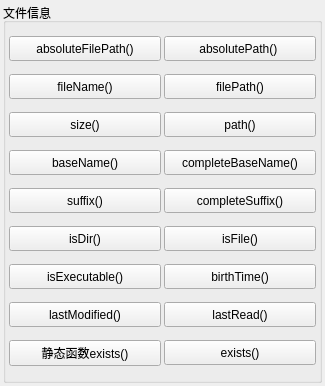
      <widget class="QWidget" name="pageFileInfo">
       <property name="geometry">
        <rect>
         <x>0</x>
         <y>0</y>
         <width>325</width>
         <height>386</height>
        </rect>
       </property>
       <attribute name="icon">
        <iconset>
         <normaloff>:/images/images/135.JPG</normaloff>:/images/images/135.JPG</iconset>
       </attribute>
       <attribute name="label">
        <string>QFileInfo类</string>
       </attribute>
       <layout class="QVBoxLayout" name="verticalLayout_5">
        <property name="spacing">
         <number>3</number>
        </property>
        <property name="leftMargin">
         <number>3</number>
        </property>
        <property name="topMargin">
         <number>3</number>
        </property>
        <property name="rightMargin">
         <number>3</number>
        </property>
        <property name="bottomMargin">
         <number>3</number>
        </property>
        <item>
         <widget class="QGroupBox" name="groupBox_6">
          <property name="title">
           <string>文件信息</string>
          </property>
          <layout class="QGridLayout" name="gridLayout_4">
           <property name="leftMargin">
            <number>3</number>
           </property>
           <property name="topMargin">
            <number>3</number>
           </property>
           <property name="rightMargin">
            <number>3</number>
           </property>
           <property name="bottomMargin">
            <number>3</number>
           </property>
           <property name="spacing">
            <number>3</number>
           </property>
           <item row="3" column="0">
            <widget class="QPushButton" name="pushButton_30">
             <property name="minimumSize">
              <size>
               <width>0</width>
               <height>25</height>
              </size>
             </property>
             <property name="toolTip">
              <string>The base name consists of all characters in the file up to (but not including) the first '.' character</string>
             </property>
             <property name="text">
              <string>baseName()</string>
             </property>
            </widget>
           </item>
           <item row="0" column="1">
            <widget class="QPushButton" name="pushButton_29">
             <property name="minimumSize">
              <size>
               <width>0</width>
               <height>25</height>
              </size>
             </property>
             <property name="toolTip">
              <string>Returns a file's path absolute path. This doesn't include the file name</string>
             </property>
             <property name="text">
              <string>absolutePath() </string>
             </property>
            </widget>
           </item>
           <item row="0" column="0">
            <widget class="QPushButton" name="pushButton_28">
             <property name="minimumSize">
              <size>
               <width>0</width>
               <height>25</height>
              </size>
             </property>
             <property name="toolTip">
              <string>Returns an absolute path including the file name</string>
             </property>
             <property name="text">
              <string>absoluteFilePath()</string>
             </property>
            </widget>
           </item>
           <item row="3" column="1">
            <widget class="QPushButton" name="pushButton_31">
             <property name="minimumSize">
              <size>
               <width>0</width>
               <height>25</height>
              </size>
             </property>
             <property name="toolTip">
              <string>The complete base name consists of all characters in the file up to (but not including) the last '.' character</string>
             </property>
             <property name="text">
              <string>completeBaseName()</string>
             </property>
            </widget>
           </item>
           <item row="6" column="0">
            <widget class="QPushButton" name="pushButton_42">
             <property name="minimumSize">
              <size>
               <width>0</width>
               <height>25</height>
              </size>
             </property>
             <property name="toolTip">
              <string>Returns true if this object points to a directory or to a symbolic link to a directory; otherwise returns false</string>
             </property>
             <property name="text">
              <string>isDir()</string>
             </property>
            </widget>
           </item>
           <item row="6" column="1">
            <widget class="QPushButton" name="pushButton_43">
             <property name="minimumSize">
              <size>
               <width>0</width>
               <height>25</height>
              </size>
             </property>
             <property name="toolTip">
              <string>Returns true if this object points to a file or to a symbolic link to a file</string>
             </property>
             <property name="text">
              <string>isFile()</string>
             </property>
            </widget>
           </item>
           <item row="7" column="0">
            <widget class="QPushButton" name="pushButton_35">
             <property name="minimumSize">
              <size>
               <width>0</width>
               <height>25</height>
              </size>
             </property>
             <property name="toolTip">
              <string>Returns true if the file is executable; otherwise returns false.</string>
             </property>
             <property name="text">
              <string>isExecutable()</string>
             </property>
            </widget>
           </item>
           <item row="8" column="0">
            <widget class="QPushButton" name="pushButton_36">
             <property name="minimumSize">
              <size>
               <width>0</width>
               <height>25</height>
              </size>
             </property>
             <property name="toolTip">
              <string>Returns the date and time when the file was last modified.</string>
             </property>
             <property name="text">
              <string>lastModified()</string>
             </property>
            </widget>
           </item>
           <item row="8" column="1">
            <widget class="QPushButton" name="pushButton_44">
             <property name="minimumSize">
              <size>
               <width>0</width>
               <height>25</height>
              </size>
             </property>
             <property name="toolTip">
              <string>Returns the date and time when the file was last read (accessed).</string>
             </property>
             <property name="text">
              <string>lastRead()</string>
             </property>
            </widget>
           </item>
           <item row="1" column="0">
            <widget class="QPushButton" name="pushButton_33">
             <property name="minimumSize">
              <size>
               <width>0</width>
               <height>25</height>
              </size>
             </property>
             <property name="toolTip">
              <string>Returns the name of the file, excluding the path.</string>
             </property>
             <property name="text">
              <string>fileName()</string>
             </property>
            </widget>
           </item>
           <item row="10" column="1">
            <widget class="QPushButton" name="pushButton_27">
             <property name="minimumSize">
              <size>
               <width>0</width>
               <height>25</height>
              </size>
             </property>
             <property name="toolTip">
              <string>Returns true if the file exists; otherwise returns false</string>
             </property>
             <property name="text">
              <string>exists()</string>
             </property>
            </widget>
           </item>
           <item row="4" column="0">
            <widget class="QPushButton" name="pushButton_39">
             <property name="minimumSize">
              <size>
               <width>0</width>
               <height>25</height>
              </size>
             </property>
             <property name="toolTip">
              <string>The suffix consists of all characters in the file after (but not including) the last '.'</string>
             </property>
             <property name="text">
              <string>suffix()</string>
             </property>
            </widget>
           </item>
           <item row="10" column="0">
            <widget class="QPushButton" name="pushButton_59">
             <property name="minimumSize">
              <size>
               <width>0</width>
               <height>25</height>
              </size>
             </property>
             <property name="toolTip">
              <string>Returns true if the file exists; otherwise returns false</string>
             </property>
             <property name="text">
              <string>静态函数exists()</string>
             </property>
            </widget>
           </item>
           <item row="4" column="1">
            <widget class="QPushButton" name="pushButton_32">
             <property name="minimumSize">
              <size>
               <width>0</width>
               <height>25</height>
              </size>
             </property>
             <property name="toolTip">
              <string>The complete suffix consists of all characters in the file after (but not including) the first '.'</string>
             </property>
             <property name="text">
              <string>completeSuffix()</string>
             </property>
            </widget>
           </item>
           <item row="1" column="1">
            <widget class="QPushButton" name="pushButton_34">
             <property name="minimumSize">
              <size>
               <width>0</width>
               <height>25</height>
              </size>
             </property>
             <property name="toolTip">
              <string>Returns the file name, including the path (which may be absolute or relative).</string>
             </property>
             <property name="text">
              <string>filePath()</string>
             </property>
            </widget>
           </item>
           <item row="2" column="1">
            <widget class="QPushButton" name="pushButton_37">
             <property name="minimumSize">
              <size>
               <width>0</width>
               <height>25</height>
              </size>
             </property>
             <property name="toolTip">
              <string>Returns the file's path. This doesn't include the file name.</string>
             </property>
             <property name="text">
              <string>path()</string>
             </property>
            </widget>
           </item>
           <item row="2" column="0">
            <widget class="QPushButton" name="pushButton_38">
             <property name="minimumSize">
              <size>
               <width>0</width>
               <height>25</height>
              </size>
             </property>
             <property name="toolTip">
              <string>Returns the file size in bytes.</string>
             </property>
             <property name="text">
              <string>size()</string>
             </property>
            </widget>
           </item>
           <item row="7" column="1">
            <widget class="QPushButton" name="pushButton_58">
             <property name="minimumSize">
              <size>
               <width>0</width>
               <height>25</height>
              </size>
             </property>
             <property name="toolTip">
              <string>Returns the date and time when the file was created</string>
             </property>
             <property name="text">
              <string>birthTime()</string>
             </property>
            </widget>
           </item>
          </layout>
         </widget>
        </item>
       </layout>
      </widget>
